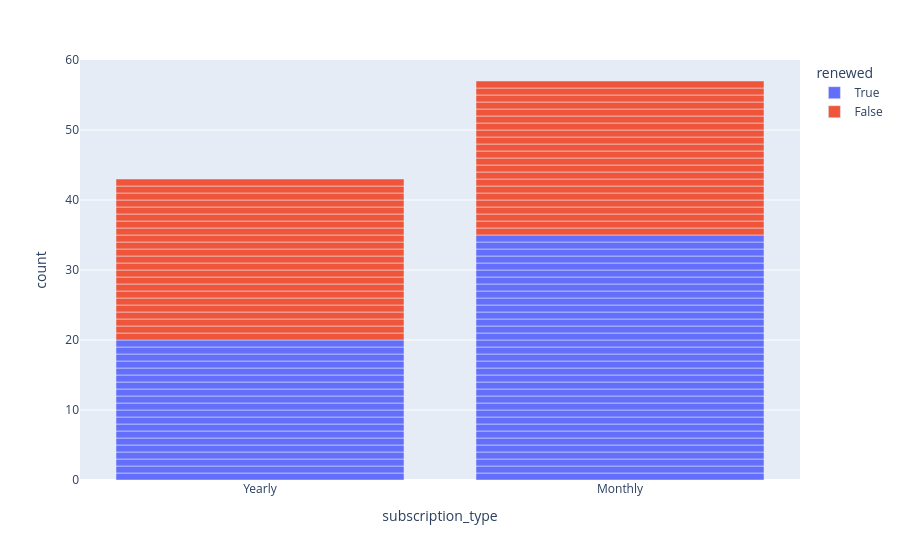

Here is the notebook cell this chart was saved with:
### Code cell
fig_sub_type = px.bar(
    df_client_sub,
    x = "subscription_type",
    color="renewed"
)
fig_sub_type.show()

### Figure 1 — Plotly figure (JSON) as saved in the notebook; plotly's stock layout.template omitted (floating-point values rounded to 4 significant figures)
{"data": [{"hovertemplate": "renewed=True<br>subscription_type=%{x}<br>count=%{y}<extra></extra>", "legendgroup": "True", "marker": {"color": "#636efa", "pattern": {"shape": ""}}, "name": "True", "orientation": "v", "showlegend": true, "textposition": "auto", "type": "bar", "x": ["Yearly", "Yearly", "Monthly", "Yearly", "Monthly", "Yearly", "Monthly", "Monthly", "Monthly", "Monthly", "Yearly", "Monthly", "Yearly", "Yearly", "Yearly", "Monthly", "Yearly", "Yearly", "Monthly", "Monthly", "Monthly", "Yearly", "Monthly", "Monthly", "Yearly", "Monthly", "Yearly", "Monthly", "Monthly", "Monthly", "Monthly", "Yearly", "Yearly", "Monthly", "Monthly", "Yearly", "Monthly", "Monthly", "Yearly", "Monthly", "Monthly", "Monthly", "Yearly", "Monthly", "Yearly", "Monthly", "Monthly", "Monthly", "Monthly", "Yearly", "Monthly", "Monthly", "Monthly", "Monthly", "Monthly"], "xaxis": "x", "y": [1, 1, 1, 1, 1, 1, 1, 1, 1, 1, 1, 1, 1, 1, 1, 1, 1, 1, 1, 1, 1, 1, 1, 1, 1, 1, 1, 1, 1, 1, 1, 1, 1, 1, 1, 1, 1, 1, 1, 1, 1, 1, 1, 1, 1, 1, 1, 1, 1, 1, 1, 1, 1, 1, 1], "yaxis": "y"}, {"hovertemplate": "renewed=False<br>subscription_type=%{x}<br>count=%{y}<extra></extra>", "legendgroup": "False", "marker": {"color": "#EF553B", "pattern": {"shape": ""}}, "name": "False", "orientation": "v", "showlegend": true, "textposition": "auto", "type": "bar", "x": ["Monthly", "Monthly", "Monthly", "Monthly", "Yearly", "Monthly", "Yearly", "Yearly", "Monthly", "Yearly", "Yearly", "Monthly", "Yearly", "Yearly", "Monthly", "Monthly", "Monthly", "Yearly", "Yearly", "Yearly", "Yearly", "Yearly", "Monthly", "Yearly", "Yearly", "Monthly", "Monthly", "Monthly", "Monthly", "Monthly", "Monthly", "Yearly", "Yearly", "Monthly", "Yearly", "Monthly", "Monthly", "Yearly", "Yearly", "Yearly", "Monthly", "Yearly", "Yearly", "Yearly", "Monthly"], "xaxis": "x", "y": [1, 1, 1, 1, 1, 1, 1, 1, 1, 1, 1, 1, 1, 1, 1, 1, 1, 1, 1, 1, 1, 1, 1, 1, 1, 1, 1, 1, 1, 1, 1, 1, 1, 1, 1, 1, 1, 1, 1, 1, 1, 1, 1, 1, 1], "yaxis": "y"}], "layout": {"barmode": "relative", "legend": {"title": {"text": "renewed"}, "tracegroupgap": 0}, "margin": {"t": 60}, "xaxis": {"anchor": "y", "domain": [0, 1], "title": {"text": "subscription_type"}}, "yaxis": {"anchor": "x", "domain": [0, 1], "title": {"text": "count"}}}}
